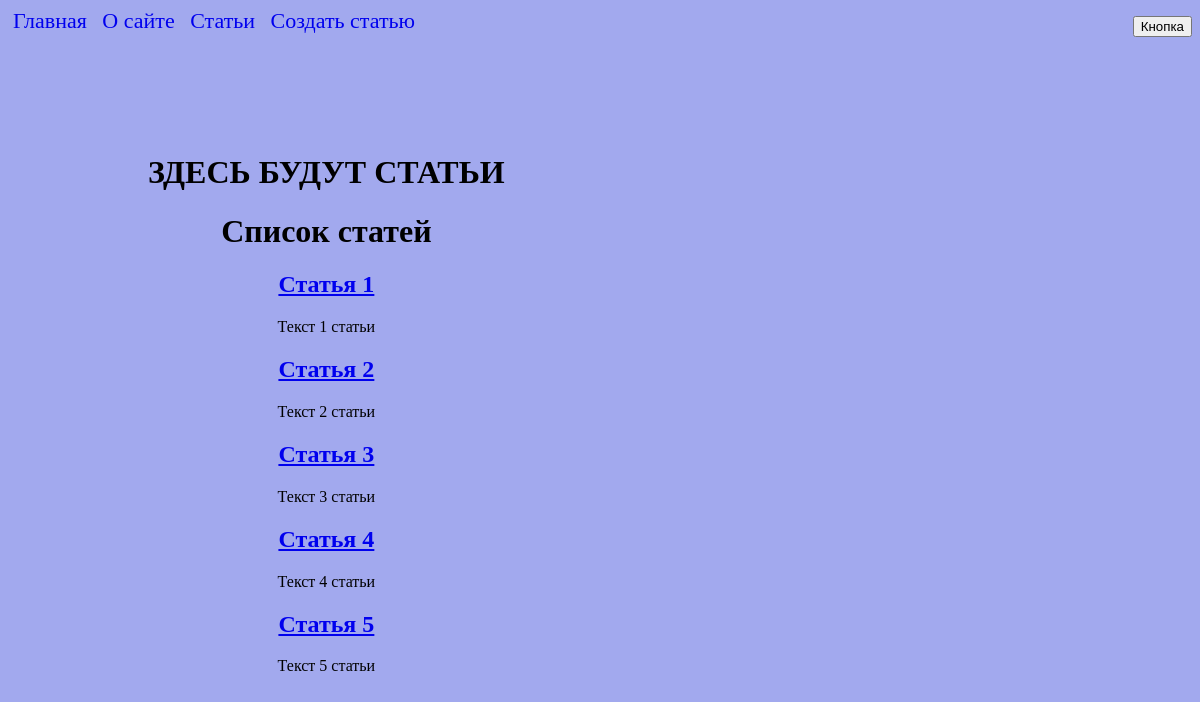
The page /articles/ on the database as committed earlier.
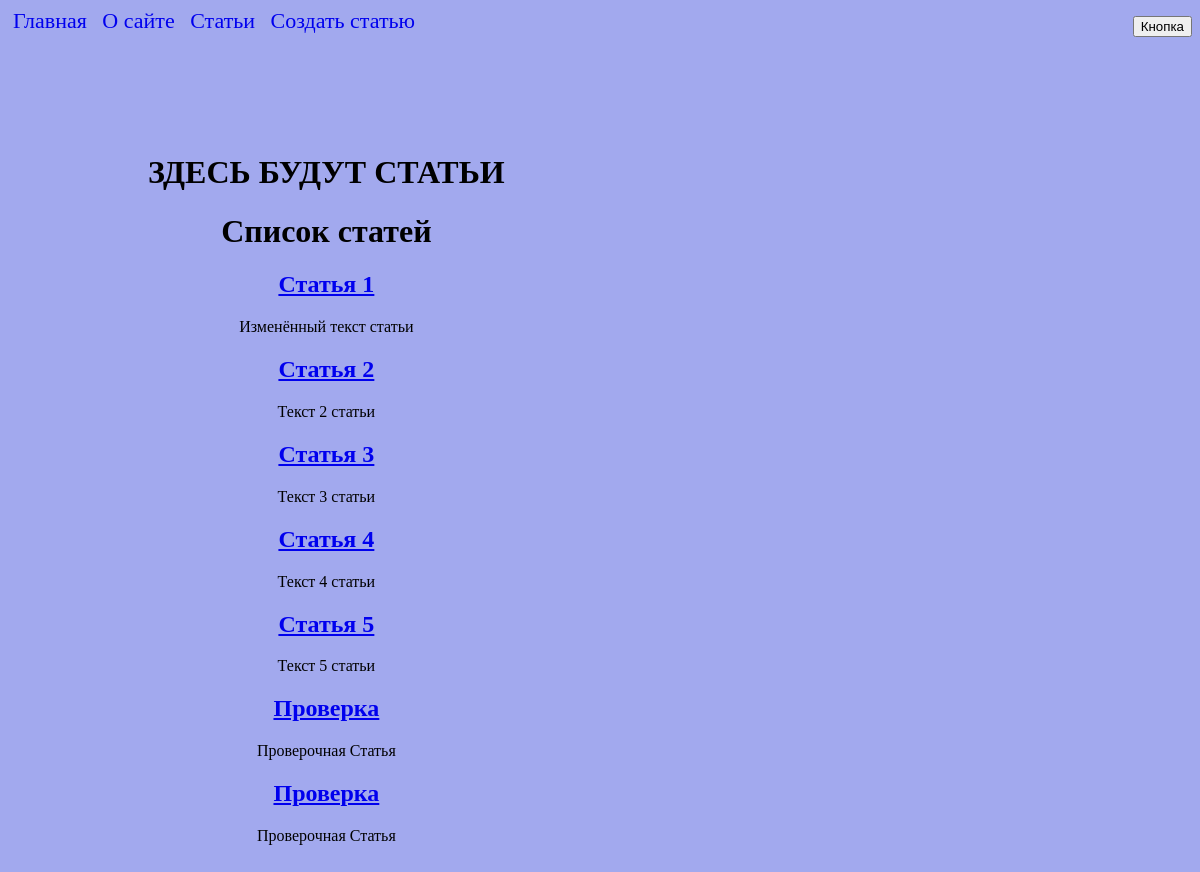
The same page on the database as committed later.
### hexlet_django_blog/article/models.py (models this page shows, shortened)
class Article(models.Model):
    name = models.CharField(max_length=100)
    body = models.TextField()
    created_at = models.DateField(auto_now_add=True)

### hexlet_django_blog/article/views.py (the view)
# urls.py: path('', views.IndexView.as_view(), name='articles_index'),
class IndexView(View):
    def get(self, request, *args, **kwargs):
        articles = Article.objects.all()[:15]
        return render(request, 'articles/index.html', context={
            'articles': articles,
        })

### hexlet_django_blog/templates/articles/index.html (shortened to what this page needs)
{% extends 'base.html' %}
{% block content %}
<h1>ЗДЕСЬ БУДУТ СТАТЬИ</h1>
<h1>Список статей</h1>
    {% for article in articles %}
        <h2><a href="{% url 'article_show' article.id %}">{{ article.name }}</a></h2>
        <div>{{ article.body|slice:":200" }}</div>
    {% endfor %}
{% endblock %}

### hexlet_django_blog/templates/base.html (shortened to what this page needs)
{% load static %}
<!DOCTYPE html>
<html lang="en">
<head>
    <link rel="stylesheet" href="{% static 'css/base.css' %}">
</head>
<body>
    <nav>
        <ul>
            <li><a href="/">Главная</a></li>
            <li><a href="/about">О сайте</a></li>
            <li><a href="/articles">Статьи</a></li>
            <li><a href="{% url 'create_article' %}">Создать статью</a></li>
        </ul>
        <form class="sub" action="#">
            <input type="submit" value="Кнопка">
        </form>
    </nav>
    <main>
        {% block content %}
        {% endblock %}
    </main>
</body>
</html>

### hexlet_django_blog/static/css/base.css (style rules this page uses)
body { background-color: rgb(162, 169, 238); }
nav ul { list-style-type: none; font-size: 22px; margin: 0; padding-left: 0; }
nav li { display: inline-block; }
nav a { display: block; text-decoration: none; margin: 0 5px 2px; }
.sub { float: right; margin-top: -20px; }
main { margin: 10%; height: 100hv; width: 50vh; text-align: center; }

Rows that differ between the two databases and show on the page:
changed Article "Статья 1": body "Текст 1 статьи" → "Изменённый текст статьи"
added Article: name "Проверка", body "Проверочная Статья"
added Article: name "Проверка", body "Проверочная Статья"
